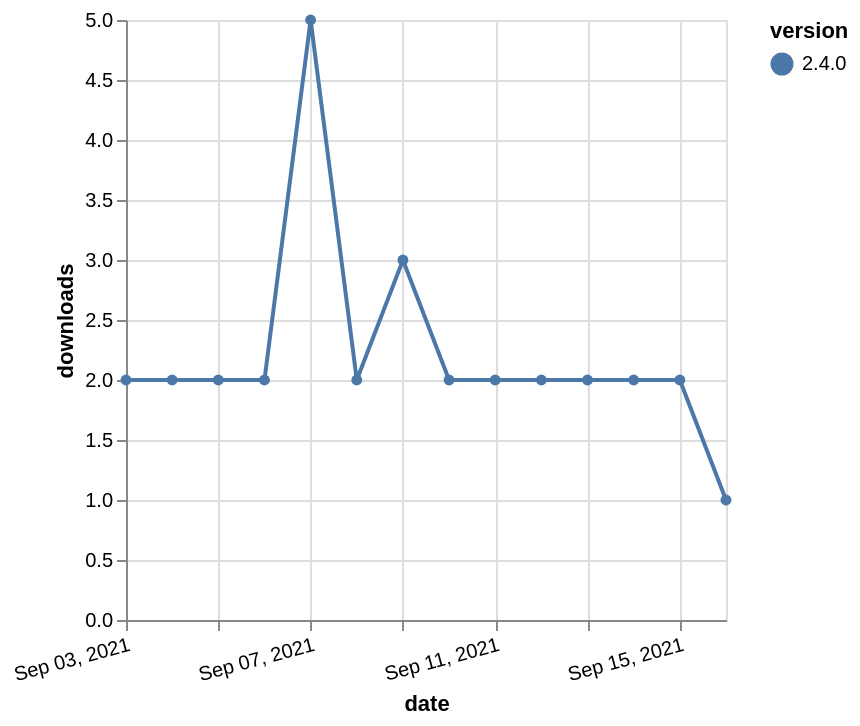

Specify this chart in Vega-Lite:
### Vega-Lite specification from a JSON file in a GitHub repository (floating-point values rounded to 4 significant figures)
{"$schema": "https://vega.github.io/schema/vega-lite/v5.json", "description": "A simple bar chart with embedded data.", "data": {"values": [{"date": "2021-09-03", "total": 2040, "delta": 2, "version": "2.4.0"}, {"date": "2021-09-04", "total": 2042, "delta": 2, "version": "2.4.0"}, {"date": "2021-09-05", "total": 2044, "delta": 2, "version": "2.4.0"}, {"date": "2021-09-06", "total": 2046, "delta": 2, "version": "2.4.0"}, {"date": "2021-09-07", "total": 2051, "delta": 5, "version": "2.4.0"}, {"date": "2021-09-08", "total": 2053, "delta": 2, "version": "2.4.0"}, {"date": "2021-09-09", "total": 2056, "delta": 3, "version": "2.4.0"}, {"date": "2021-09-10", "total": 2058, "delta": 2, "version": "2.4.0"}, {"date": "2021-09-11", "total": 2060, "delta": 2, "version": "2.4.0"}, {"date": "2021-09-12", "total": 2062, "delta": 2, "version": "2.4.0"}, {"date": "2021-09-13", "total": 2064, "delta": 2, "version": "2.4.0"}, {"date": "2021-09-14", "total": 2066, "delta": 2, "version": "2.4.0"}, {"date": "2021-09-15", "total": 2068, "delta": 2, "version": "2.4.0"}, {"date": "2021-09-16", "total": 2069, "delta": 1, "version": "2.4.0"}]}, "width": "container", "mark": {"type": "line", "point": {"filled": true}}, "encoding": {"x": {"field": "date", "type": "temporal", "timeUnit": "yearmonthdate", "title": "date", "axis": {"labelAngle": -15}}, "y": {"field": "delta", "type": "quantitative", "title": "downloads"}, "color": {"field": "version", "type": "nominal"}, "tooltip": {"field": "delta"}}}
